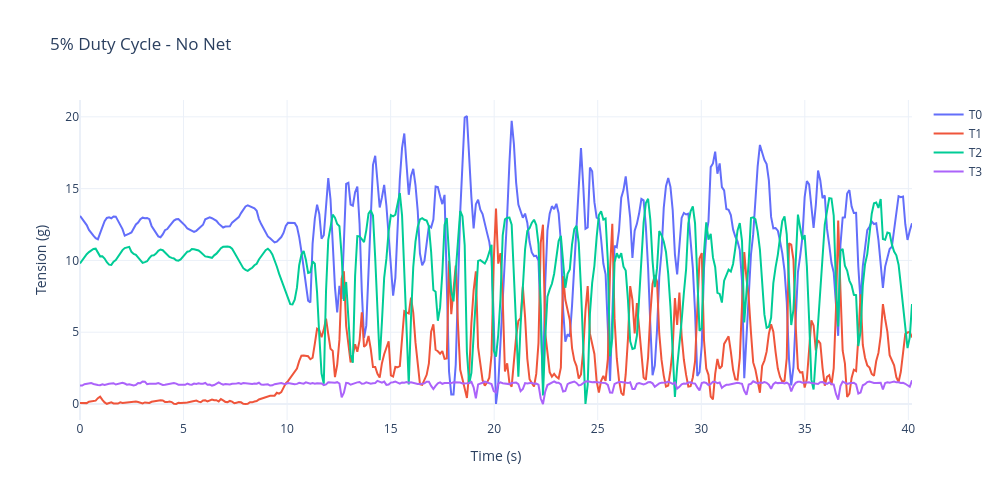

The cell this chart's notebook holds for it:
### Code cell
# Plot the tether tension data
plot_tether_tension(df)

### Figure 1 — Plotly figure (JSON) as saved in the notebook; plotly's stock layout.template omitted (floating-point values rounded to 4 significant figures; data arrays with more than 128 entries replaced by an {"elided": "..."} marker saying what was removed)
{"data": [{"line": {"width": 2}, "mode": "lines", "name": "T0", "type": "scatter", "x": {"elided": "373 float values"}, "y": {"elided": "373 float values"}}, {"line": {"width": 2}, "mode": "lines", "name": "T1", "type": "scatter", "x": {"elided": "373 float values"}, "y": {"elided": "373 float values"}}, {"line": {"width": 2}, "mode": "lines", "name": "T2", "type": "scatter", "x": {"elided": "373 float values"}, "y": {"elided": "373 float values"}}, {"line": {"width": 2}, "mode": "lines", "name": "T3", "type": "scatter", "x": {"elided": "373 float values"}, "y": {"elided": "373 float values"}}], "layout": {"height": 500, "hovermode": "x unified", "title": {"text": "5% Duty Cycle - No Net"}, "width": 1000, "xaxis": {"title": {"text": "Time (s)"}}, "yaxis": {"title": {"text": "Tension (g)"}}}}
